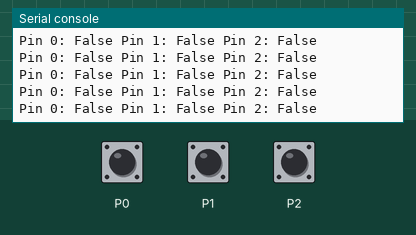
This program was run on a simulated BBC micro:bit running MicroPython. Shown: the last lines printed to the serial console. The test bench sets the inputs (shaded band).

Above: at 1.2 s.
1.3 s: touch pin P0 pressed for 0.15 s
At 1.31 s:
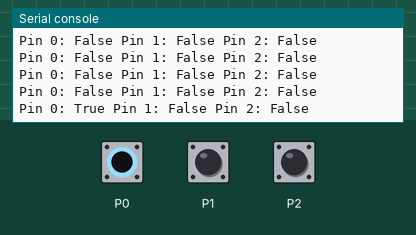
2.9 s: touch pin P1 pressed for 0.15 s
At 2.92 s:
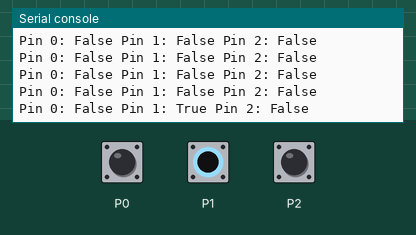
4.5 s: touch pin P2 pressed for 0.15 s
At 4.53 s:
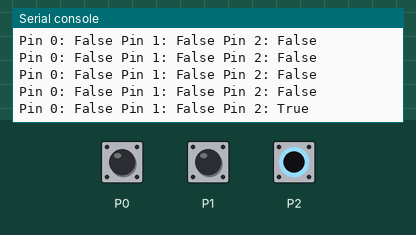
6.1 s: P0 (touch pin P0) driven LOW and P1 (touch pin P1) driven LOW
At 6.14 s:
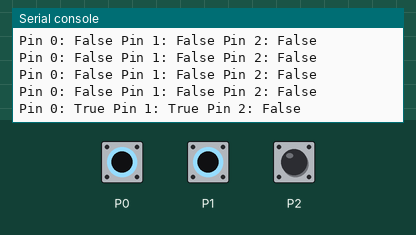
7.6 s: touch pin P2 pressed for 1 s
At 7.65 s:
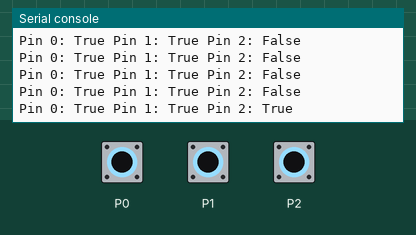
10.1 s: P1 (touch pin P1) driven HIGH and P2 (touch pin P2) driven LOW
At 10.16 s:
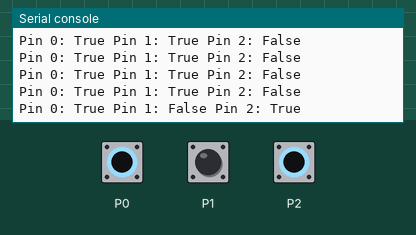

The program:

touch-pins-serial.py
```python
# Imports go at the top
from microbit import *

# Code in a 'while True:' loop repeats forever
while True:
    # Print the state of pin 0, pin 1 and pin 2 touch sensors
    print('Pin 0:', pin0.is_touched(), 'Pin 1:', pin1.is_touched(), 'Pin 2:', pin2.is_touched())
    sleep(100) # Wait for 100ms (0.1 seconds)
```

Measured:
- after the input at 1.3 s, the serial console: prints a new line at once (image 1)
- after the input at 2.9 s, the serial console: prints a new line at once (image 2)
- after the input at 4.5 s, the serial console: prints a new line at once (image 3)
- after the input at 6.1 s, the serial console: prints a new line at once (image 4)
- after the input at 7.6 s, the serial console: prints a new line at once (image 5)
- after the input at 10.1 s, the serial console: prints a new line after 0.06 s (image 6)
